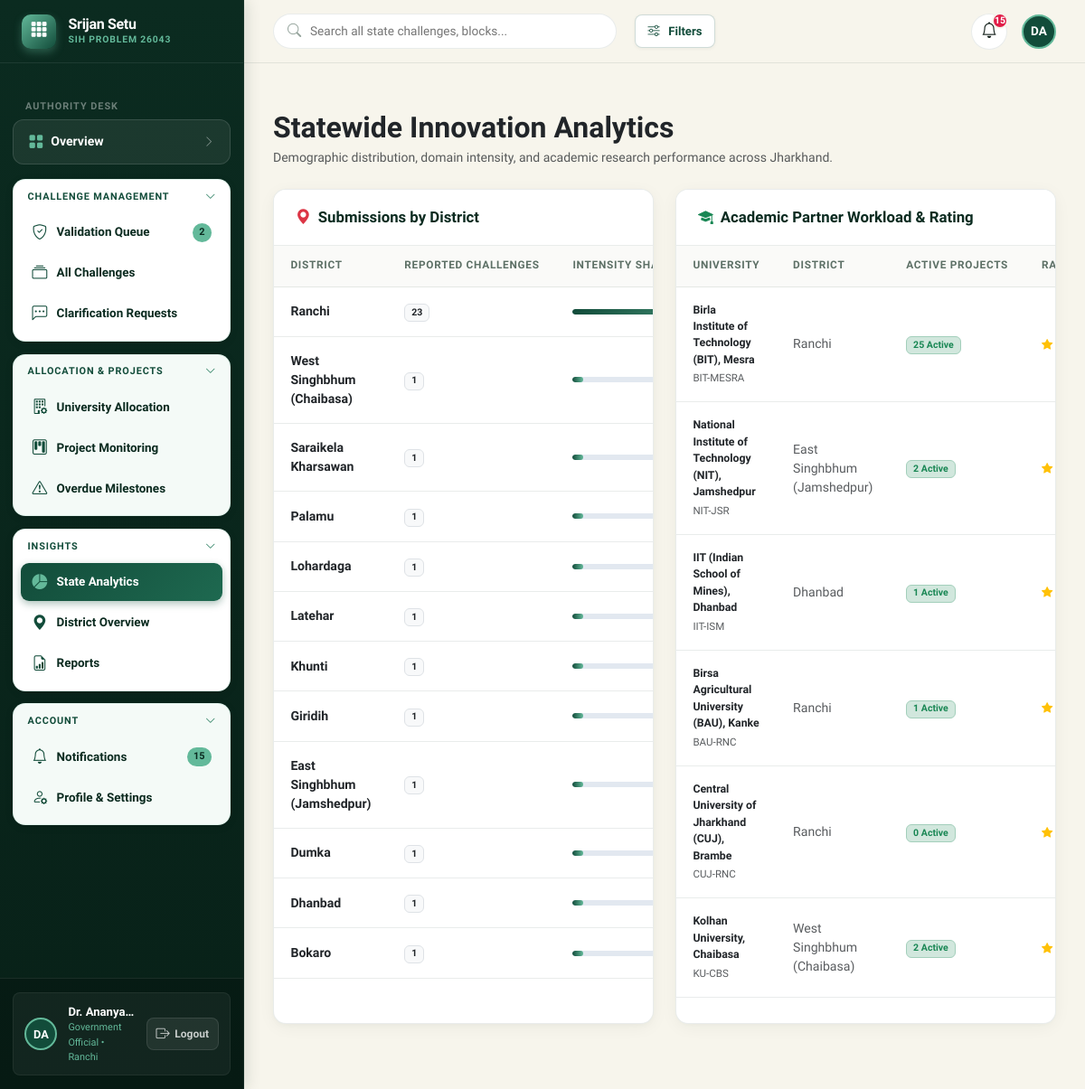
/government/analytics (signed in), run on an earlier commit of the app's database.
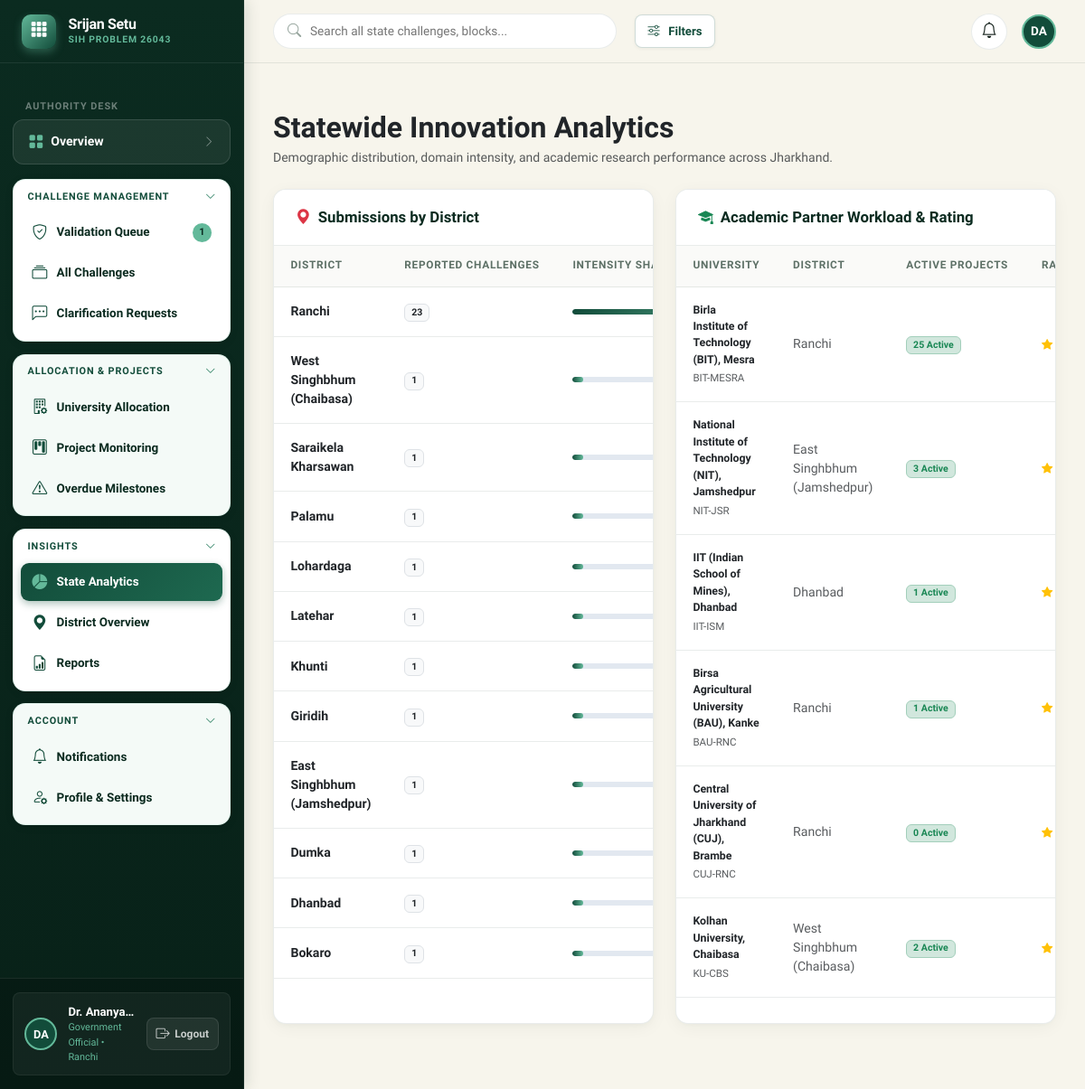
And on a later commit of the database.
### app/models.py (models this page shows, shortened)
class University(db.Model):
    __tablename__ = 'universities'
    id = db.Column(db.Integer, primary_key=True)
    name = db.Column(db.String(150), unique=True, nullable=False)
    code = db.Column(db.String(20), unique=True, nullable=False)
    district = db.Column(db.String(50), nullable=False)
    domains_of_expertise = db.Column(db.String(300), nullable=False)  # Comma-separated
    active_workload = db.Column(db.Integer, default=0)
    contact_email = db.Column(db.String(120), nullable=False)
    phone = db.Column(db.String(20), nullable=True)
    rating = db.Column(db.Float, default=4.8)
    description = db.Column(db.Text, nullable=True)
    created_at = db.Column(db.DateTime, default=datetime.utcnow)
    assignments = db.relationship('ChallengeAssignment', backref='university', lazy='dynamic')
    projects = db.relationship('Project', backref='university', lazy='dynamic')
    proposals = db.relationship('Proposal', backref='university', lazy='dynamic')

### app/government/routes.py (the view)
@government_bp.route('/analytics')
@login_required
@role_required('government')
def analytics():
    district_counts = db.session.query(
        Challenge.district, func.count(Challenge.id)
    ).group_by(Challenge.district).order_by(func.count(Challenge.id).desc()).all()
    domain_counts = db.session.query(
        Challenge.domain, func.count(Challenge.id)
    ).group_by(Challenge.domain).all()
    severity_counts = db.session.query(
        Challenge.severity, func.count(Challenge.id)
    ).group_by(Challenge.severity).all()
    universities = University.query.all()
    return render_template(
        'government/analytics.html',
        district_counts=district_counts,
        domain_counts=domain_counts,
        severity_counts=severity_counts,
        universities=universities
    )

### app/templates/government/analytics.html (shortened to what this page needs)
{% extends "base.html" %}
{% block content %}
<div class="d-flex flex-wrap align-items-center justify-content-between gap-3 mb-4">
    <div>
        <h2 class="fw-bold text-dark mb-1">Statewide Innovation Analytics</h2>
        <p class="text-muted small mb-0">Demographic distribution, domain intensity, and academic research performance across Jharkhand.</p>
    </div>
</div>
<div class="row g-4 mb-4">
    <div class="col-lg-6">
        <div class="content-card h-100">
            <div class="content-card-header">
                <h3 class="content-card-title">
                    <i class="bi bi-geo-alt-fill text-danger"></i> Submissions by District
                </h3>
            </div>
            <div class="content-card-body p-0">
                <div class="table-responsive-custom">
                    <table class="table-custom">
                        <thead>
                            <tr>
                                <th>District</th>
                                <th>Reported Challenges</th>
                                <th style="width: 40%;">Intensity Share</th>
                            </tr>
                        </thead>
                        <tbody>
                            {% for dist, count in district_counts %}
                                <tr>
                                    <td class="fw-semibold text-dark">{{ dist }}</td>
                                    <td><span class="badge bg-light text-dark border">{{ count }}</span></td>
                                    <td>
                                        <div class="progress-container" style="height: 6px;">
                                            <div class="progress-bar-fill" style="width: {{ (count / 10) * 100 }}%;"></div>
                                        </div>
                                    </td>
                                </tr>
                            {% endfor %}
                        </tbody>
                    </table>
                </div>
            </div>
        </div>
    </div>
    <div class="col-lg-6">
        <div class="content-card h-100">
            <div class="content-card-header">
                <h3 class="content-card-title">
                    <i class="bi bi-mortarboard-fill text-success"></i> Academic Partner Workload & Rating
                </h3>
            </div>
            <div class="content-card-body p-0">
                <div class="table-responsive-custom">
                    <table class="table-custom">
                        <thead>
                            <tr>
                                <th>University</th>
                                <th>District</th>
                                <th>Active Projects</th>
                                <th>Rating</th>
                            </tr>
                        </thead>
                        <tbody>
                            {% for u in universities %}
                                <tr>
                                    <td>
                                        <div class="fw-bold text-dark small">{{ u.name }}</div>
                                        <span class="text-muted" style="font-size: 0.72rem;">{{ u.code }}</span>
                                    </td>
                                    <td class="small text-muted">{{ u.district }}</td>
                                    <td>
                                        <span class="badge bg-success-subtle text-success border border-success-subtle">{{ u.active_workload }} Active</span>
                                    </td>
                                    <td>
                                        <span class="text-warning fw-bold small"><i class="bi bi-star-fill"></i> {{ u.rating }}</span>
                                    </td>
                                </tr>
                            {% endfor %}
                        </tbody>
                    </table>
                </div>
            </div>
        </div>
    </div>
</div>
{% endblock %}

### app/templates/base.html (shortened to what the changed rows need)
<!DOCTYPE html>
<html lang="en">
<head>
    <link href="https://cdn.jsdelivr.net/npm/bootstrap@5.3.3/dist/css/bootstrap.min.css" rel="stylesheet">
    <link href="https://cdn.jsdelivr.net/npm/bootstrap-icons@1.11.3/font/bootstrap-icons.min.css" rel="stylesheet">
    <link rel="stylesheet" href="{{ url_for('static', filename='css/main.css') }}">
</head>
<body>
<div class="app-wrapper">
    <aside class="app-sidebar">
        <div class="sidebar-header">
            <a href="{{ url_for('index') }}" class="sidebar-brand">
                <div class="brand-text">
                    <h1>Srijan Setu</h1>
                </div>
            </a>
        </div>
        <div class="sidebar-body">
            {% if current_user.is_authenticated %}
                {% if current_user.role == 'citizen' %}
                    <div class="sidebar-section-title">Citizen Workspace</div>
                    <div class="sidebar-overview-wrapper mb-3">
                        <a href="{{ url_for('citizen.overview') }}" class="sidebar-overview-pill {% if request.endpoint == 'citizen.overview' %}active{% endif %}" id="nav-citizen-overview">
                            <div class="d-flex align-items-center gap-2">
                                <i class="bi bi-grid-fill"></i>
                                <span>Overview</span>
                            </div>
                            <i class="bi bi-chevron-right overview-pill-arrow"></i>
                        </a>
                    </div>
                    <div class="sidebar-cards-container">
                        <div class="sidebar-nav-card" id="sidebar-card-challenges">
                            <button class="sidebar-card-header" type="button" data-sidebar-toggle="card-challenges" aria-expanded="true">
                                <span class="card-header-title">CHALLENGES</span>
                                <i class="bi bi-chevron-down card-header-icon"></i>
                            </button>
                            <div class="sidebar-card-content" id="card-challenges">
                                <ul class="sidebar-card-nav">
                                    <li>
                                        <a href="{{ url_for('citizen.submit_challenge') }}" class="card-nav-link {% if request.endpoint == 'citizen.submit_challenge' %}active{% endif %}" id="nav-submit-challenge">
                                            <i class="bi bi-plus-circle"></i>
                                            <span>Submit Challenge</span>
                                        </a>
                                    </li>
                                    <li>
                                        <a href="{{ url_for('citizen.my_challenges') }}" class="card-nav-link {% if ('citizen.my_challenges' in request.endpoint or 'citizen.challenge_detail' in request.endpoint) and not request.args.get('status') %}active{% endif %}" id="nav-my-challenges">
                                            <i class="bi bi-folder2-open"></i>
                                            <span>My Challenges</span>
                                        </a>
                                    </li>
                                    <li>
                                        <a href="{{ url_for('citizen.my_challenges') }}" class="card-nav-link" id="nav-track-submissions">
                                            <i class="bi bi-compass"></i>
                                            <span>Track Submissions</span>
                                        </a>
                                    </li>
                                </ul>
                            </div>
                        </div>
                        <div class="sidebar-nav-card" id="sidebar-card-comm">
                            <button class="sidebar-card-header" type="button" data-sidebar-toggle="card-comm" aria-expanded="true">
                                <span class="card-header-title">COMMUNICATION</span>
                                <i class="bi bi-chevron-down card-header-icon"></i>
                            </button>
                            <div class="sidebar-card-content" id="card-comm">
                                <ul class="sidebar-card-nav">
                                    <li>
                                        <a href="{{ url_for('citizen.notifications') }}" class="card-nav-link {% if request.endpoint == 'citizen.notifications' %}active{% endif %}" id="nav-notifications">
                                            <i class="bi bi-bell"></i>
                                            <span>Notifications</span>
                                            {% if unread_notifications_count > 0 %}
                                                <span class="card-nav-badge">{{ unread_notifications_count }}</span>
                                            {% endif %}
                                        </a>
                                    </li>
                                    <li>
                                        <a href="{{ url_for('citizen.my_challenges', status='Clarification Required') }}" class="card-nav-link {% if request.args.get('status') == 'Clarification Required' %}active{% endif %}" id="nav-clarification-requests">
                                            <i class="bi bi-chat-left-dots"></i>
                                            <span>Clarification Requests</span>
                                        </a>
                                    </li>
                                </ul>
                            </div>
                        </div>
                        <div class="sidebar-nav-card" id="sidebar-card-account">
                            <button class="sidebar-card-header" type="button" data-sidebar-toggle="card-account" aria-expanded="true">
                                <span class="card-header-title">ACCOUNT</span>
                                <i class="bi bi-chevron-down card-header-icon"></i>
                            </button>
                            <div class="sidebar-card-content" id="card-account">
                                <ul class="sidebar-card-nav">
                                    <li>
                                        <a href="{{ url_for('citizen.profile') }}" class="card-nav-link {% if request.endpoint == 'citizen.profile' %}active{% endif %}" id="nav-profile">
                                            <i class="bi bi-person-circle"></i>
                                            <span>My Profile</span>
                                        </a>
                                    </li>
                                    <li>
                                        <a href="#helpSupportModal" data-bs-toggle="modal" class="card-nav-link" id="nav-help-support">
                                            <i class="bi bi-headset"></i>
                                            <span>Help & Support</span>
                                        </a>
                                    </li>
                                </ul>
                            </div>
                        </div>
                    </div>
                {% elif current_user.role == 'government' %}
                    <div class="sidebar-cards-container">
                        <div class="sidebar-nav-card" id="gov-card-mgmt">
                            <div class="sidebar-card-content" id="card-gov-mgmt">
                                <ul class="sidebar-card-nav">
                                    <li>
                                        <a href="{{ url_for('government.validation_queue') }}" class="card-nav-link {% if request.endpoint == 'government.validation_queue' %}active{% endif %}" id="nav-gov-validation">
                                            <i class="bi bi-shield-check"></i>
                                            <span>Validation Queue</span>
                                            {% if gov_pending_count > 0 %}
                                                <span class="card-nav-badge">{{ gov_pending_count }}</span>
                                            {% endif %}
                                        </a>
                                    </li>
                                </ul>
                            </div>
                        </div>
                        <div class="sidebar-nav-card" id="gov-card-account">
                            <div class="sidebar-card-content" id="card-gov-account">
                                <ul class="sidebar-card-nav">
                                    <li>
                                        <a href="{{ url_for('government.notifications') }}" class="card-nav-link {% if request.endpoint == 'government.notifications' %}active{% endif %}" id="nav-gov-notifications">
                                            <i class="bi bi-bell"></i>
                                            <span>Notifications</span>
                                            {% if unread_notifications_count > 0 %}
                                                <span class="card-nav-badge">{{ unread_notifications_count }}</span>
                                            {% endif %}
                                        </a>
                                    </li>
                                </ul>
                            </div>
                        </div>
                    </div>
                {% endif %}
            {% endif %}
        </div>
    </aside>
    <main class="app-main">
        <header class="app-topbar">
            <div class="topbar-right">
                {% if current_user.is_authenticated %}
                    <div class="dropdown">
                        <button class="topbar-action-btn" data-bs-toggle="dropdown" aria-expanded="false" title="Notifications">
                            <i class="bi bi-bell"></i>
                            {% if unread_notifications_count > 0 %}
                                <span class="badge-notification-count">{{ unread_notifications_count }}</span>
                            {% endif %}
                        </button>
                    </div>
                {% endif %}
            </div>
        </header>
        <div class="page-content-wrapper">
            {% block content %}{% endblock %}
        </div>
    </main>
</div>
</body>
</html>

What changed in the data, as far as the page shows it:
changed University "East Singhbhum (Jamshedpur)": active_workload "2" → "3"
Also different on the page:
{{ gov_pending_count }}: "2" → "1"
{{ unread_notifications_count }}: "15" → (not shown)
